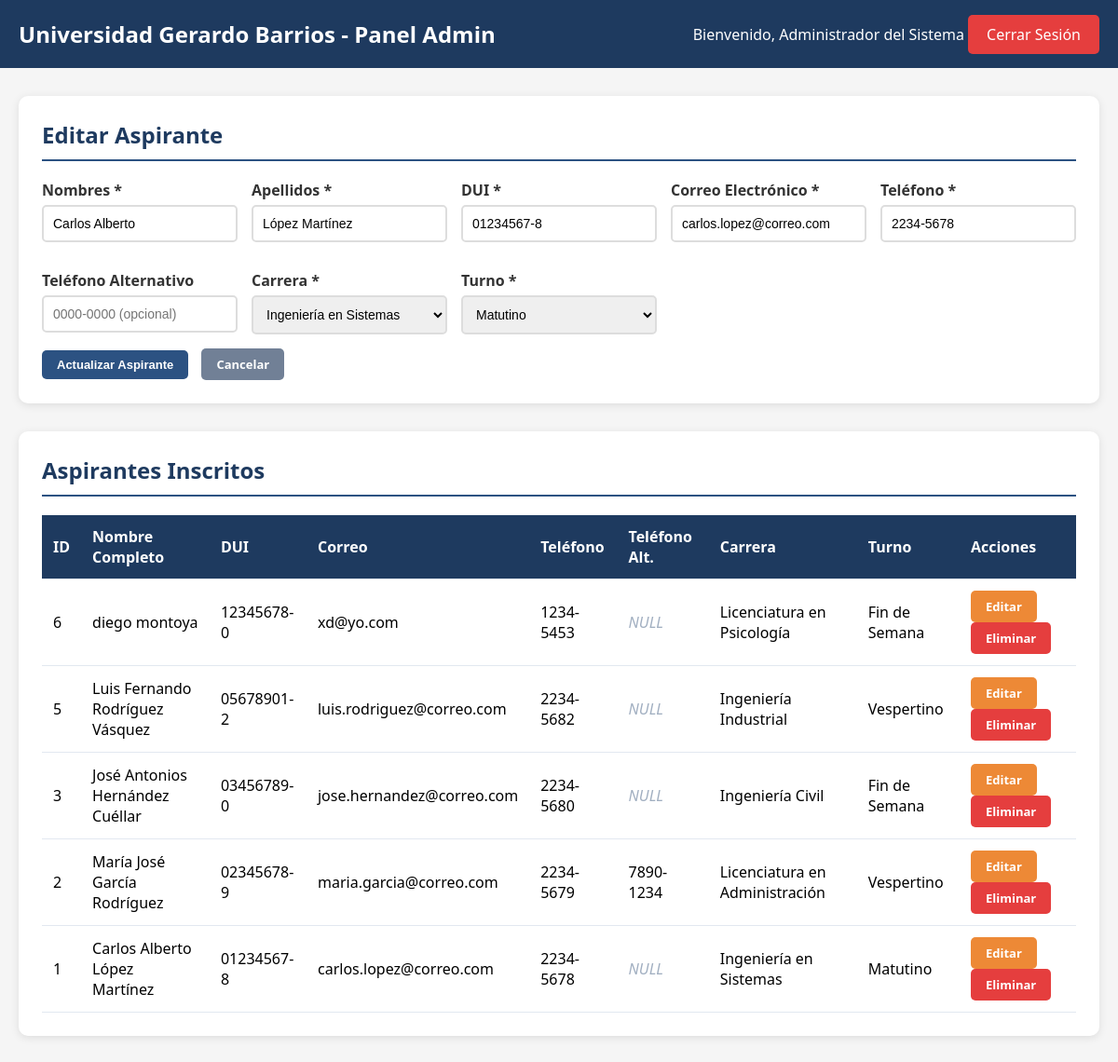
/admin.php?edit=1 (signed in), run on the app's committed database.
### tables this page shows
CREATE TABLE `aspirantes` (
  `id` int(11) NOT NULL,
  `nombres` varchar(100) NOT NULL,
  `apellidos` varchar(100) NOT NULL,
  `DUI` varchar(10) NOT NULL,
  `correo_electronico` varchar(100) NOT NULL,
  `telefono` varchar(9) NOT NULL,
  `telefono_alternativo` varchar(9) DEFAULT NULL,
  `carrera` varchar(100) NOT NULL,
  `turno` enum('Matutino','Vespertino','Fin de Semana') NOT NULL
);

### admin.php (the view, shortened to what this page needs)
<?php
require_once "conexion.php";
$result = $conexion->query("SELECT * FROM aspirantes ORDER BY id DESC");
$aspirantes = $result->fetch_all(MYSQLI_ASSOC);
$editando = null;
if (isset($_GET["edit"])) {
    $edit_id = intval($_GET["edit"]);
    $stmt = $conexion->prepare("SELECT * FROM aspirantes WHERE id = ?");
    $stmt->bind_param("i", $edit_id);
    $stmt->execute();
    $result_edit = $stmt->get_result();
    if ($result_edit->num_rows > 0) {
        $editando = $result_edit->fetch_assoc();
    }
}
?>
<!DOCTYPE html>
<html lang="es">
<head>
</head>
<body>
    <div class="header">
        <h1>Universidad Gerardo Barrios - Panel Admin</h1>
        <div>
            <span>Bienvenido, <?php echo htmlspecialchars($_SESSION["nombre_completo"]); ?></span>
            <a href="logout.php" class="btn-logout">Cerrar Sesión</a>
        </div>
    </div>
    <div class="container">
        <div class="card">
            <h2><?php echo $editando ? "Editar Aspirante" : "Nuevo Aspirante"; ?></h2>
            <form method="POST" action="">
                <div class="form-grid">
                    <div class="form-group">
                        <label for="nombres">Nombres *</label>
                        <input type="text" id="nombres" name="nombres" required minlength="2" maxlength="100" pattern="[A-Za-zÁÉÍÓÚáéíóúÑñ\s]+" title="Solo letras" value="<?php echo $editando ? htmlspecialchars($editando["nombres"]) : ''; ?>">
                    </div>
                    <div class="form-group">
                        <label for="apellidos">Apellidos *</label>
                        <input type="text" id="apellidos" name="apellidos" required minlength="2" maxlength="100" pattern="[A-Za-zÁÉÍÓÚáéíóúÑñ\s]+" title="Solo letras" value="<?php echo $editando ? htmlspecialchars($editando["apellidos"]) : ''; ?>">
                    </div>
                    <div class="form-group">
                        <label for="dui">DUI *</label>
                        <input type="text" id="dui" name="dui" required pattern="\d{8}-\d" placeholder="00000000-0" maxlength="10" value="<?php echo $editando ? htmlspecialchars($editando["DUI"]) : ''; ?>">
                    </div>
                    <div class="form-group">
                        <label for="correo">Correo Electrónico *</label>
                        <input type="email" id="correo" name="correo" required maxlength="100" value="<?php echo $editando ? htmlspecialchars($editando["correo_electronico"]) : ''; ?>">
                    </div>
                    <div class="form-group">
                        <label for="telefono">Teléfono *</label>
                        <input type="text" id="telefono" name="telefono" required pattern="\d{4}-\d{4}" placeholder="0000-0000" maxlength="9" value="<?php echo $editando ? htmlspecialchars($editando["telefono"]) : ''; ?>">
                    </div>
                    <div class="form-group">
                        <label for="telefono_alternativo">Teléfono Alternativo</label>
                        <input type="text" id="telefono_alternativo" name="telefono_alternativo" pattern="\d{4}-\d{4}" placeholder="0000-0000 (opcional)" maxlength="9" value="<?php echo $editando ? htmlspecialchars($editando["telefono_alternativo"] ?? '') : ''; ?>">
                    </div>
                    <div class="form-group">
                        <label for="carrera">Carrera *</label>
                        <select id="carrera" name="carrera" required>
                            <option value="Ingeniería en Sistemas" <?php echo ($editando && $editando["carrera"] == "Ingeniería en Sistemas") ? 'selected' : ''; ?>>Ingeniería en Sistemas</option>
                        </select>
                    </div>
                    <div class="form-group">
                        <label for="turno">Turno *</label>
                        <select id="turno" name="turno" required>
                            <option value="Matutino" <?php echo ($editando && $editando["turno"] == "Matutino") ? 'selected' : ''; ?>>Matutino</option>
                        </select>
                    </div>
                </div>
                <button type="submit" class="btn btn-primary"><?php echo $editando ? "Actualizar" : "Registrar"; ?> Aspirante</button>
                <?php if ($editando): ?>
                <a href="admin.php" class="btn" style="margin-left: 10px; background: #718096; color: white; text-decoration: none;">Cancelar</a>
                <?php endif; ?>
            </form>
        </div>
        <div class="card">
            <h2>Aspirantes Inscritos</h2>
            <table>
                <thead>
                    <tr>
                        <th>ID</th>
                        <th>Nombre Completo</th>
                        <th>DUI</th>
                        <th>Correo</th>
                        <th>Teléfono</th>
                        <th>Teléfono Alt.</th>
                        <th>Carrera</th>
                        <th>Turno</th>
                        <th>Acciones</th>
                    </tr>
                </thead>
                <tbody>
                    <?php foreach ($aspirantes as $asp): ?>
                    <tr>
                        <td><?php echo $asp["id"]; ?></td>
                        <td><?php echo htmlspecialchars($asp["nombres"] . " " . $asp["apellidos"]); ?></td>
                        <td><?php echo htmlspecialchars($asp["DUI"]); ?></td>
                        <td><?php echo htmlspecialchars($asp["correo_electronico"]); ?></td>
                        <td><?php echo htmlspecialchars($asp["telefono"]); ?></td>
                        <td><?php echo $asp["telefono_alternativo"] ? htmlspecialchars($asp["telefono_alternativo"]) : '<span class="null-value">NULL</span>'; ?></td>
                        <td><?php echo htmlspecialchars($asp["carrera"]); ?></td>
                        <td><?php echo htmlspecialchars($asp["turno"]); ?></td>
                        <td>
                            <a href="admin.php?edit=<?php echo $asp["id"]; ?>" class="btn btn-edit">Editar</a>
                            <a href="admin.php?delete=<?php echo $asp["id"]; ?>" class="btn btn-delete" onclick="return confirm('¿Está seguro de eliminar este aspirante?')">Eliminar</a>
                        </td>
                    </tr>
                    <?php endforeach; ?>
                </tbody>
            </table>
        </div>
    </div>
</body>
</html>

### admin.php (style rules this page uses)
* { margin: 0; padding: 0; box-sizing: border-box; }
body { font-family: 'Segoe UI', Tahoma, Geneva, Verdana, sans-serif; background: #f5f5f5; }
.header { background: #1e3a5f; color: white; padding: 20px; display: flex; justify-content: space-between; align-items: center; }
.header h1 { font-size: 24px; }
.btn-logout { background: #e53e3e; color: white; padding: 10px 20px; text-decoration: none; border-radius: 5px; }
.container { max-width: 1200px; margin: 30px auto; padding: 0 20px; }
.card { background: white; padding: 25px; border-radius: 10px; box-shadow: 0 2px 10px rgba(0,0,0,0.1); margin-bottom: 30px; }
.card h2 { color: #1e3a5f; margin-bottom: 20px; border-bottom: 2px solid #2c5282; padding-bottom: 10px; }
.form-grid { display: grid; grid-template-columns: repeat(auto-fit, minmax(200px, 1fr)); gap: 15px; }
.form-group { margin-bottom: 15px; }
.form-group label { display: block; margin-bottom: 5px; color: #333; font-weight: 600; }
.form-group input, .form-group select { width: 100%; padding: 10px; border: 2px solid #ddd; border-radius: 5px; font-size: 14px; }
.btn { display: inline-block; padding: 8px 16px; border: none; border-radius: 5px; cursor: pointer; font-size: 13px; font-weight: 600; text-decoration: none; }
.btn-primary { background: #2c5282; color: white; }
.btn-edit { background: #ed8936; color: white; margin-right: 5px; }
.btn-delete { background: #e53e3e; color: white; }
table { width: 100%; border-collapse: collapse; margin-top: 20px; }
th, td { padding: 12px; text-align: left; border-bottom: 1px solid #e2e8f0; }
th { background: #1e3a5f; color: white; }
.null-value { color: #a0aec0; font-style: italic; }

### data on the page
aspirantes: nombres "Carlos Alberto", apellidos "López Martínez", dui "01234567-8", correo "carlos.lopez@correo.com", telefono "2234-5678", carrera "Ingeniería en Sistemas", turno "Matutino", id "1", nombres+apellidos "Carlos Alberto López Martínez", DUI "01234567-8", correo_electronico "carlos.lopez@correo.com", shows "NULL"
aspirantes: id "6", nombres+apellidos "diego montoya", DUI "12345678-0", correo_electronico "xd@yo.com", telefono "1234-5453", shows "NULL", carrera "Licenciatura en Psicología", turno "Fin de Semana"
aspirantes: id "5", nombres+apellidos "Luis Fernando Rodríguez Vásquez", DUI "05678901-2", correo_electronico "luis.rodriguez@correo.com", telefono "2234-5682", shows "NULL", carrera "Ingeniería Industrial", turno "Vespertino"
aspirantes: id "3", nombres+apellidos "José Antonios Hernández Cuéllar", DUI "03456789-0", correo_electronico "jose.hernandez@correo.com", telefono "2234-5680", shows "NULL", carrera "Ingeniería Civil", turno "Fin de Semana"
aspirantes: id "2", nombres+apellidos "María José García Rodríguez", DUI "02345678-9", correo_electronico "maria.garcia@correo.com", telefono "2234-5679", telefono_alternativo "7890-1234", carrera "Licenciatura en Administración", turno "Vespertino"

### other printed values
$_SESSION["nombre_completo"] "Administrador del Sistema"
